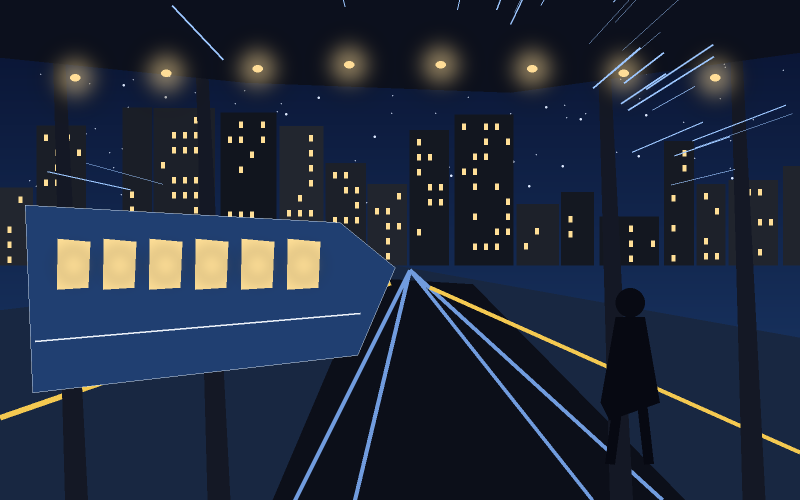
#> input picture assets/ui/ending_a.png, 1600 x 1000 px, found by its file name (shown at 1/2 size)
$ python generate_manga_release_art.py
#> lines starting #> are read from the running program, lines starting #| are printed output that depends on the picture; after the words box and inside, x2 and y2 are one past the last pixel; in counts of white or black regions, pixels touching at a corner belong together
"""Transform Branchline's original environments into manga release panels.

All inputs are original procedural Branchline artwork. The transformation
creates grayscale ink, screentone, panel borders, and restrained workflow
spot colors without imitating an existing franchise or character.
"""

from __future__ import annotations

from pathlib import Path

from PIL import (
    Image,
    ImageChops,
    ImageDraw,
    ImageEnhance,
    ImageFilter,
    ImageOps,
)


SOURCE_DIR = Path("assets/ui")
OUTPUT_DIR = Path("assets/manga")
CANVAS_SIZE = (1600, 1000)

CYAN = (57, 205, 226)
AMBER = (236, 169, 73)
ROSE = (223, 72, 103)
VIOLET = (146, 119, 210)


class MangaArtError(RuntimeError):
    """Raised when required source art is unavailable."""


def load_source(filename: str) -> Image.Image:
#> called with filename = 'ending_a.png'
    path = SOURCE_DIR / filename

    if not path.exists():
        raise MangaArtError(
            f"Missing original Branchline artwork: {path}. "
            "Run scripts/generate_ui_art.py first."
        )

    with Image.open(path) as image:
#> image is the input picture: PIL image 1600x1000 RGB; mean R, G, B 31.8, 41.5, 60.4
        return image.convert("RGB").resize(
            CANVAS_SIZE,
            Image.Resampling.LANCZOS,
        )


def screentone_pattern(
    size: tuple[int, int],
    *,
    spacing: int = 11,
    radius: int = 2,
) -> Image.Image:
    """Create a traditional dot-pattern mask."""
    pattern = Image.new("L", size, 255)
    draw = ImageDraw.Draw(pattern)

    width, height = size

    for y in range(0, height, spacing):
        offset = spacing // 2 if (y // spacing) % 2 else 0

        for x in range(-offset, width, spacing):
            draw.ellipse(
                (
                    x - radius,
                    y - radius,
                    x + radius,
                    y + radius,
                ),
                fill=0,
            )

    return pattern


def add_panel_geometry(
    image: Image.Image,
    *,
    accent: tuple[int, int, int],
) -> Image.Image:
    """Add strong manga framing without embedding text."""
    result = image.convert("RGBA")
    overlay = Image.new(
        "RGBA",
        result.size,
        (0, 0, 0, 0),
    )
    draw = ImageDraw.Draw(overlay)

    width, height = result.size

    # Heavy exterior ink frame.
    draw.rectangle(
        (14, 14, width - 15, height - 15),
        outline=(9, 11, 16, 255),
        width=22,
    )

    draw.rectangle(
        (34, 34, width - 35, height - 35),
        outline=(245, 247, 250, 210),
        width=3,
    )

    # Asymmetric crop marks communicate authored panel composition.
    crop = 90
    line_width = 7

    draw.line(
        (44, 44, 44 + crop, 44),
        fill=(*accent, 230),
        width=line_width,
    )
    draw.line(
        (44, 44, 44, 44 + crop),
        fill=(*accent, 230),
        width=line_width,
    )

    draw.line(
        (width - 44, height - 44, width - 44 - crop, height - 44),
        fill=(*accent, 230),
        width=line_width,
    )
    draw.line(
        (width - 44, height - 44, width - 44, height - 44 - crop),
        fill=(*accent, 230),
        width=line_width,
    )

    return Image.alpha_composite(
        result,
        overlay,
    ).convert("RGB")


# [113 lines left out: functions apply_resolution_lines, apply_blocked_treatment, not called in this run]


def manga_render(
    source: Image.Image,
    *,
    accent: tuple[int, int, int],
    resolved: bool = False,
    blocked: bool = False,
) -> Image.Image:
    """Create a high-contrast manga panel with one controlled spot color."""
#> called with accent = (57, 205, 226), resolved = False, blocked = False
    gray = ImageOps.grayscale(source)
    gray = ImageOps.autocontrast(
        gray,
        cutoff=2,
    )
    gray = ImageEnhance.Contrast(
        gray
    ).enhance(1.48)
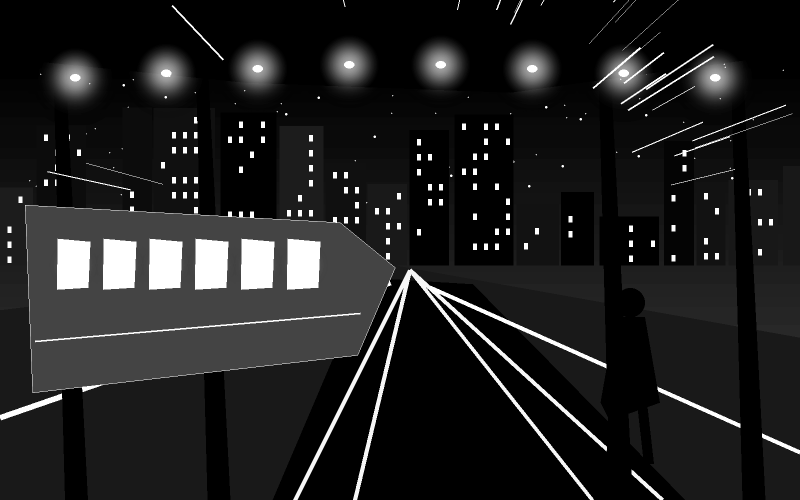
#> gray: PIL image 1600x1000 L (shown at 1/2 size); min 0, max 255, mean 32.1

    # Posterize values into more deliberate ink regions.
    poster = ImageOps.posterize(
        gray.convert("RGB"),
        bits=3,
    )
    poster = ImageEnhance.Contrast(
        poster
    ).enhance(1.18)

    # Extract and thicken scene edges.
    edges = gray.filter(
        ImageFilter.FIND_EDGES
    ).filter(
        ImageFilter.MaxFilter(3)
    )

    ink_mask = edges.point(
        lambda value: (
            0
            if value > 34
            else 255
        )
    )
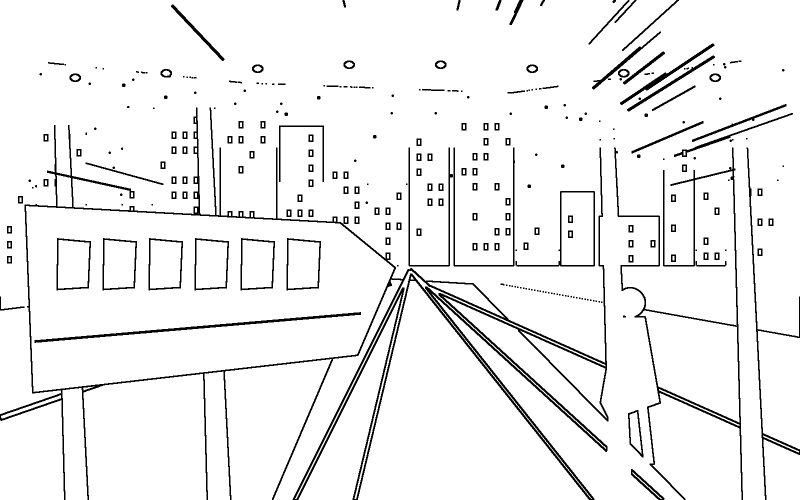
#> ink_mask: PIL image 1600x1000 L (shown at 1/2 size); 94% white; 291 black regions (94 under 20 px), largest, box (x1, y1, x2, y2) and area: (0, 215, 1217, 1000) 39314, (1228, 295, 1486, 1000) 9156, (69, 624, 722, 686) 3434

    ink_rgb = Image.merge(
        "RGB",
        (
            ink_mask,
            ink_mask,
            ink_mask,
        ),
    )

    inked = ImageChops.multiply(
        poster,
        ink_rgb,
    )

    # Apply screentone primarily to shadows.
    tone = screentone_pattern(
        inked.size,
    )
#> in screentone_pattern, `pattern = Image.new("L", size, 255)`: pattern: PIL image 1600x1000 L; every value is 255
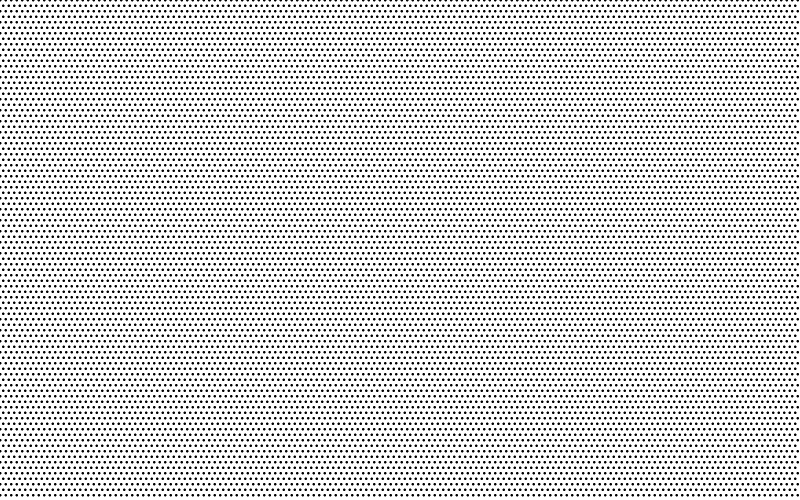
#> tone: PIL image 1600x1000 L (shown at 1/2 size); 82.7% white; 13241 black regions (191 under 20 px), largest, box (x1, y1, x2, y2) and area: (4, 9, 9, 14) 21, (15, 9, 20, 14) 21, (26, 9, 31, 14) 21

    tone_rgb = Image.merge(
        "RGB",
        (
            tone,
            tone,
            tone,
        ),
    )

    shadow_mask = gray.point(
        lambda value: int(
            max(
                0,
                min(
                    255,
                    (158 - value) * 2.45,
                ),
            )
        )
    )
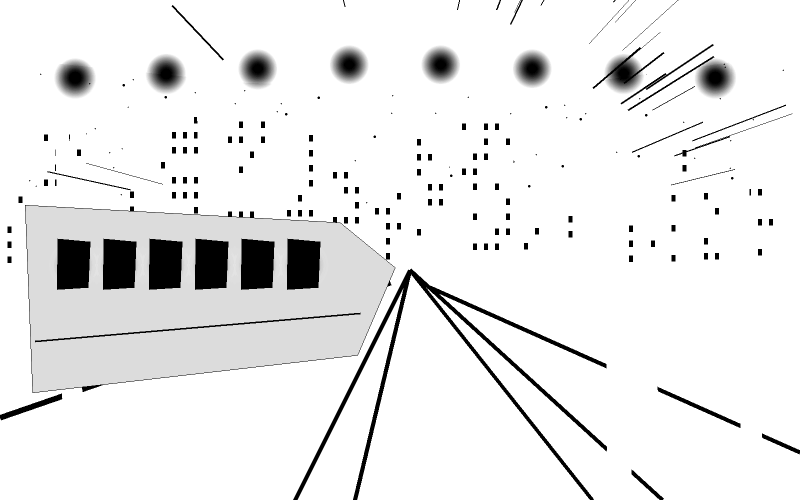
#> shadow_mask: PIL image 1600x1000 L (shown at 1/2 size); min 0, max 255, mean 235

    toned_version = ImageChops.multiply(
        inked,
        tone_rgb,
    )

    inked = Image.composite(
        toned_version,
        inked,
        shadow_mask,
    )

    # Spot color appears only in bright environmental details.
    light_mask = gray.point(
        lambda value: int(
            max(
                0,
                min(
                    170,
                    (value - 154) * 2.0,
                ),
            )
        )
    )
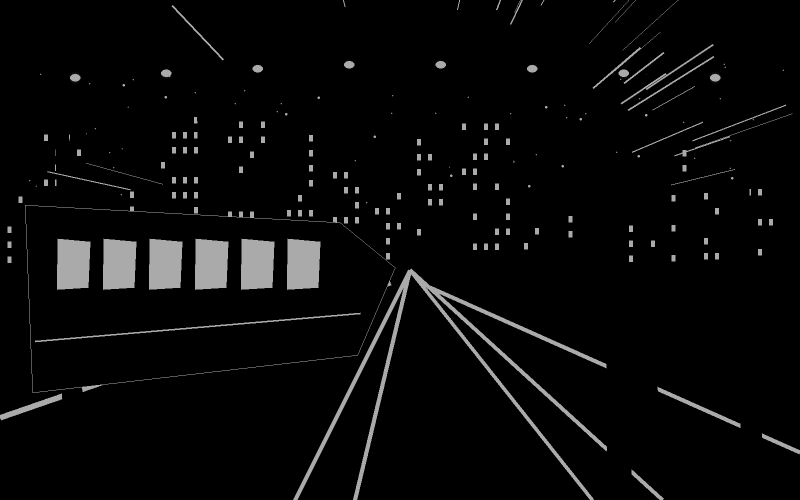
#> light_mask: PIL image 1600x1000 L (shown at 1/2 size); min 0, max 170, mean 9

    accent_image = Image.new(
        "RGB",
        inked.size,
        accent,
    )
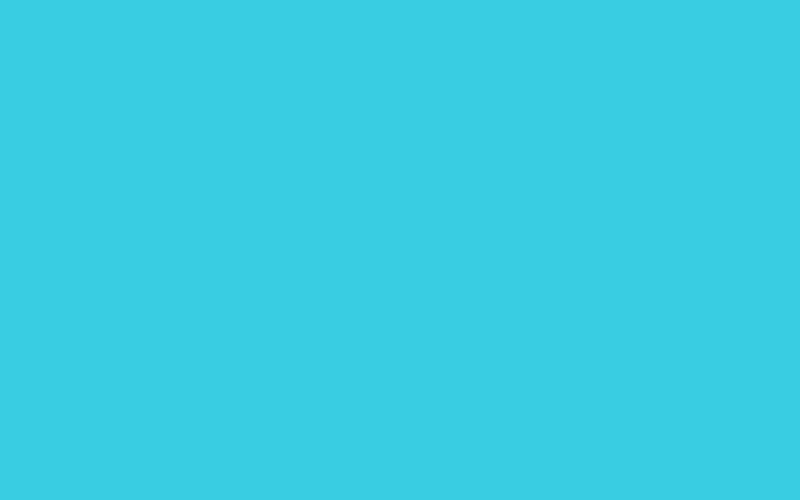
#> accent_image: PIL image 1600x1000 RGB (shown at 1/2 size); mean R, G, B 57, 205, 226

    accented_highlights = Image.composite(
        accent_image,
        inked,
        light_mask,
    )

    result = Image.blend(
        inked,
        accented_highlights,
        0.38,
    )

    result = add_panel_geometry(
        result,
        accent=accent,
    )
#> in add_panel_geometry, `overlay = Image.new( "RGBA", result.size, (0, 0, 0, 0), )`: overlay: PIL image 1600x1000 RGBA; every value is 0
#> in add_panel_geometry, `return Image.alpha_composite( result, overlay, ).convert("RGB")`:
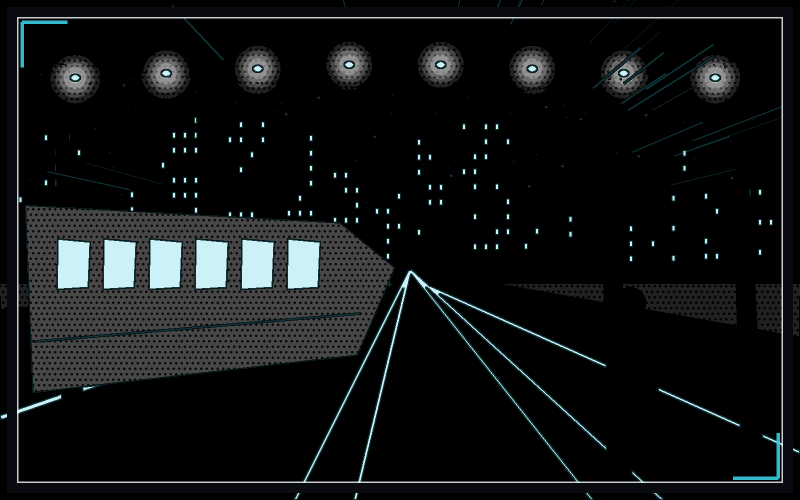
#> returned value: PIL image 1600x1000 RGB (shown at 1/2 size); mean R, G, B 17.8, 20.1, 20.7

    if resolved:
        result = apply_resolution_lines(
            result,
            accent=accent,
        )

    if blocked:
        result = apply_blocked_treatment(
            result
        )

    result = ImageEnhance.Sharpness(
        result
    ).enhance(1.35)
#> result: PIL image 1600x1000 RGB

    return result


def write_panel(
    *,
    source_name: str,
    output_name: str,
    accent: tuple[int, int, int],
    resolved: bool = False,
    blocked: bool = False,
) -> None:
    source = load_source(source_name)

    output = manga_render(
        source,
        accent=accent,
        resolved=resolved,
        blocked=blocked,
    )

    path = OUTPUT_DIR / output_name

    output.save(
        path,
        format="PNG",
        optimize=True,
    )

    print(
        f"✓ {path} "
#> (the run stopped early here; a loop or call above may not have finished)
